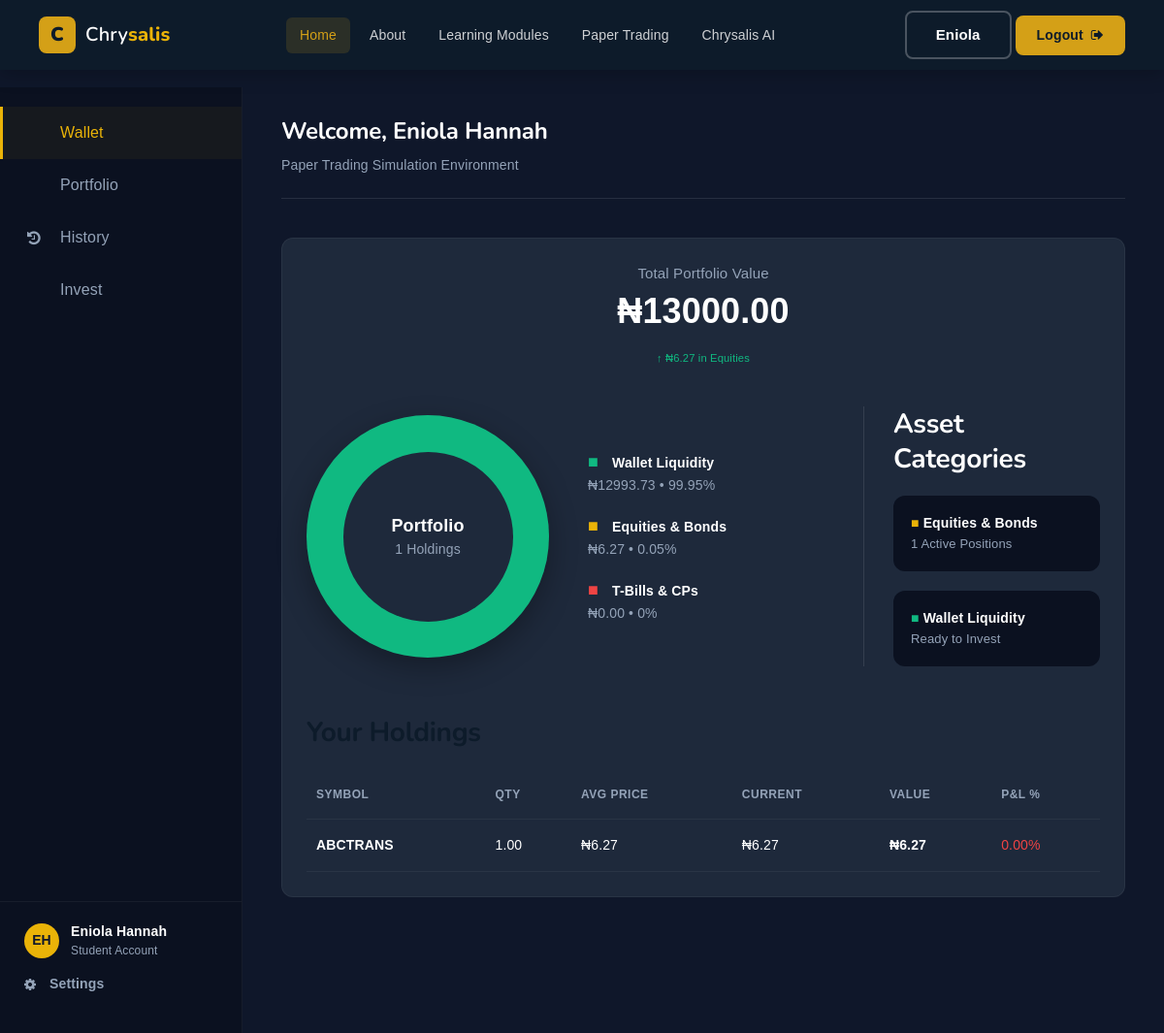
The page /market/portfolio/ (signed in) on the database its author committed.
### users/models.py (models this page shows, shortened)
class CustomUser(AbstractBaseUser, PermissionsMixin):
    id = models.UUIDField(
        primary_key=True,
        default=uuid.uuid4,
        editable=False
    )
    first_name = models.CharField(max_length=100)
    last_name = models.CharField(max_length=100)
    phone_number = models.CharField(max_length=100, default='defalt_value')
    email = models.EmailField(unique=True)
    is_active = models.BooleanField(default=True)
    is_staff = models.BooleanField(default=True)
    is_superuser = models.BooleanField(default=False)
    date_joined = models.DateTimeField(auto_now_add=True) # sets the current time when an object is created
    objects = UserManager()
    USERNAME_FIELD = 'email'
    REQUIRED_FIELDS = ['first_name', 'last_name']
    class Meta:
        verbose_name_plural = 'Users'

### market/models/wallet.py (models this page shows, shortened)
class Wallet(models.Model):
    user = models.OneToOneField(settings.AUTH_USER_MODEL, on_delete=models.CASCADE, related_name='wallet')
    balance = models.DecimalField(max_digits=15, decimal_places=2, default=Decimal('0.00'))
    created_at = models.DateTimeField(auto_now_add=True)
    updated_at = models.DateTimeField(auto_now=True)

class PortfolioHolding(models.Model):
    portfolio = models.ForeignKey(Portfolio, on_delete=models.CASCADE, related_name='holdings')
    symbol = models.CharField(max_length=20)          # e.g., UBA, ACCESSCORP
    quantity = models.DecimalField(max_digits=12, decimal_places=4, default=Decimal('0'))
    average_buy_price = models.DecimalField(max_digits=12, decimal_places=4, default=Decimal('0'))
    created_at = models.DateTimeField(auto_now_add=True)
    updated_at = models.DateTimeField(auto_now=True)
    class Meta:
        unique_together = ('portfolio', 'symbol')

### market/views/portfolio.py (the view)
# urls.py: path('portfolio/', portfolio_view, name='portfolio'),
@login_required
def portfolio_view(request):
    wallet, _ = Wallet.objects.get_or_create(user=request.user)
    portfolio, _ = Portfolio.objects.get_or_create(user=request.user, name="Main Portfolio")
    holdings = PortfolioHolding.objects.filter(portfolio=portfolio)
    from ..services.ngxpulse import NGXStockProvider
    provider = NGXStockProvider()
    live_stocks = provider.get_all_stocks()
    price_map = {s["symbol"]: s["price"] for s in live_stocks}
    total_equities_value = Decimal("0")
    holdings_data = []
    for holding in holdings:
        live_price = Decimal(str(price_map.get(holding.symbol, 0))) or holding.average_buy_price
        invested = holding.quantity * holding.average_buy_price
        current_value = holding.quantity * live_price
        total_equities_value += current_value
        pnl = current_value - invested
        pnl_percent = (pnl / invested * 100) if invested > 0 else Decimal("0")
        holdings_data.append({
            "symbol": holding.symbol,
            "quantity": holding.quantity,
            "avg_buy_price": holding.average_buy_price,
            "current_price": live_price,
            "current_value": current_value,
            "pnl": pnl,
            "pnl_percent": pnl_percent,
        })
    total_portfolio_value = wallet.balance + total_equities_value
    cash_pct = (wallet.balance / total_portfolio_value * 100) if total_portfolio_value > 0 else Decimal("0")
    context = {
        "wallet": wallet,
        "portfolio": portfolio,
        "total_portfolio_value": total_portfolio_value,
        "total_equities_value": total_equities_value,
        "cash_percentage": round(cash_pct, 2),
        "equities_percentage": round(100 - cash_pct, 2),
        "holdings": holdings_data,
        "total_holdings": len(holdings_data),
    }
    return render(request, "market/paperT-portfolio.html", context)

### market/services/ngxpulse.py (called while the page is built)
    def build_headers(self):
        return {
            "X-API-Key": settings.NGX_API_KEY,
            "Accept": "application/json",
            "Content-Type": "application/json",
            "Origin": "https://www.ngxpulse.ng",
            "Referer": "https://www.ngxpulse.ng/",
            "User-Agent": (
                "Mozilla/5.0 (Windows NT 10.0; Win64; x64) "
                "AppleWebKit/537.36 "
                "(KHTML, like Gecko) "
                "Chrome/136.0.0.0 Safari/537.36"
            )
        }

    def get_fallback_cache(self):
        fallback = cache.get(self.CACHE_KEY)
        if fallback:
            print("Using cached NGX fallback data")
            return fallback
        return []

### templates/market/paperT-portfolio.html (shortened to what this page needs)
{% extends "util/base.html" %}
{% load humanize %}
{% block content %}
    <div class="pt-dashboard">
        <aside class="pt-sidebar">
            <div>
                <ul class="pt-sidebar-nav">
                    <li><a href="{% url 'paper-wallet' %}" class="active"> Wallet</a></li>
                    <li><a href="{% url 'portfolio' %}"> Portfolio</a></li>
                    <li><a href="{% url 'history' %}"><i class="fa fa-history"></i> History</a></li>
                    <li><a href="{% url 'stock-list' %}"> Invest</a></li>
                </ul>
            </div>
            <div class="pt-sidebar-bottom">
                <div class="pt-user-profile">
                    <div class="pt-user-avatar">EH</div>
                    <div class="pt-user-info">
                        <span class="pt-user-name">{{user.first_name}} {{user.last_name}}</span>
                        <span class="pt-user-role">Student Account</span>
                    </div>
                </div>
                <a href="#" class="pt-settings-link"><i class="fa fa-cog"></i> Settings</a>
            </div>
        </aside>
        <main class="pt-main">
            <header class="pt-header">
                <h1>Welcome, {{user.first_name}} {{user.last_name}}</h1>
                <p>Paper Trading Simulation Environment</p>
            </header>
            <div class="pt-card">
                <div style="text-align: center; margin-bottom: 40px;">
                    <span style="color: #94A3B8; font-size: 15px;">Total Portfolio Value</span>
                    <div class="pt-value-large">₦{{ total_portfolio_value|floatformat:2 }}</div>
                    <small style="color: #10B981;">
                        ↑ ₦{{ total_equities_value|floatformat:2 }} in Equities
                    </small>
                </div>
                <div style="display: grid; grid-template-columns: 1fr 1fr 1fr; gap: 40px; align-items: center;">
                    <div style="width: 250px; height: 250px; border-radius: 50%;
                                background: conic-gradient(#10B981 {{ cash_percentage }}%, #EAB308 {{ cash_percentage }}% 100%);
                                position: relative; margin: 0 auto; box-shadow: 0 10px 30px rgba(0,0,0,0.3);">
                        <div style="position: absolute; top: 15%; left: 15%; right: 15%; bottom: 15%;
                                    background: #1E293B; border-radius: 50%; display: flex; flex-direction: column;
                                    align-items: center; justify-content: center;">
                            <strong style="font-size: 18px;">Portfolio</strong>
                            <span style="color: #94A3B8; font-size: 14px;">{{ total_holdings }} Holdings</span>
                        </div>
                    </div>
                    <div>
                        <div style="margin-bottom: 18px;">
                            <span style="color: #10B981; margin-right: 10px; font-size: 18px;">■</span>
                            <strong>Wallet Liquidity</strong><br>
                            <span style="color: #94A3B8;">₦{{ wallet.balance|floatformat:2 }} • {{ cash_percentage }}%</span>
                        </div>
                        <div style="margin-bottom: 18px;">
                            <span style="color: #EAB308; margin-right: 10px; font-size: 18px;">■</span>
                            <strong>Equities & Bonds</strong><br>
                            <span style="color: #94A3B8;">₦{{ total_equities_value|floatformat:2 }} • {{ equities_percentage }}%</span>
                        </div>
                        <div>
                            <span style="color: #EF4444; margin-right: 10px; font-size: 18px;">■</span>
                            <strong>T-Bills & CPs</strong><br>
                            <span style="color: #94A3B8;">₦0.00 • 0%</span>
                        </div>
                    </div>
                    <div style="border-left: 1px solid rgba(255,255,255,0.1); padding-left: 30px;">
                        <h3 style="color: #FFFFFF; margin-bottom: 20px;">Asset Categories</h3>
                        <div style="margin-bottom: 20px; padding: 18px; background: #0B1120; border-radius: 12px;">
                            <span style="color: #EAB308;">■</span>
                            <strong>Equities & Bonds</strong><br>
                            <span style="color: #94A3B8; font-size: 13px;">{{ total_holdings }} Active Positions</span>
                        </div>
                        <div style="padding: 18px; background: #0B1120; border-radius: 12px;">
                            <span style="color: #10B981;">■</span>
                            <strong>Wallet Liquidity</strong><br>
                            <span style="color: #94A3B8; font-size: 13px;">Ready to Invest</span>
                        </div>
                    </div>
                </div>
                {% if holdings %}
                <div style="margin-top: 50px;">
                    <h3 style="margin-bottom: 20px;">Your Holdings</h3>
                    <table class="pt-table">
                        <thead>
                            <tr>
                                <th>Symbol</th>
                                <th>Qty</th>
                                <th>Avg Price</th>
                                <th>Current</th>
                                <th>Value</th>
                                <th>P&L %</th>
                            </tr>
                        </thead>
                        <tbody>
                            {% for holding in holdings %}
                            <tr>
                                <td><strong>{{ holding.symbol }}</strong></td>
                                <td>{{ holding.quantity|floatformat:2 }}</td>
                                <td>₦{{ holding.avg_buy_price|floatformat:2 }}</td>
                                <td>₦{{ holding.current_price|floatformat:2|default:"—" }}</td>
                                <td><strong>₦{{ holding.current_value|floatformat:2 }}</strong></td>
                                <td style="color: {% if holding.pnl_percent > 0 %}#10B981{% else %}#EF4444{% endif %};">
                                    {{ holding.pnl_percent|floatformat:2 }}%
                                </td>
                            </tr>
                            {% endfor %}
                        </tbody>
                    </table>
                </div>
                {% endif %}
            </div>
        </main>
    </div>
{% endblock content %}

### templates/util/base.html (shortened to what this page needs)
{% load static %}
<!DOCTYPE html>
<html lang="en">
<head>
    <link rel="stylesheet" href="{% static 'style.css' %}">
    <link rel="stylesheet" href="{% static 'css/custom-override.css' %}">
</head>
<body>
    <header class="ve-header" id="ve-sticky">
        <div class="container-fluid ve-nav-wrap">
            <div class="ve-logo">
                <a href="index.html">
                    <span class="ve-logo-icon">C</span>
                    <span class="ve-logo-text">Chry<strong>salis</strong></span>
                </a>
            </div>
        {% if user.is_authenticated %}
            <nav class="ve-nav">
                <ul>
                    <li><a href="{% url 'index' %}" class="active">Home</a></li>
                    <li><a href="#about">About</a></li>
                    <li><a href="{% url 'learning_home' %}">Learning Modules</a></li>
                    <li><a href="{% url 'paper-wallet' %}">Paper Trading</a></li>
                    <li><a href="{% url 'chat_page' %}">Chrysalis AI</a></li>
                </ul>
            </nav>
        {% endif %}
            <div class="ve-nav-cta">
                {% block header_action %}
                    {% if user.is_authenticated %}
                        <a href="#" class="ve-btn-ghost">{{user.first_name}}</a>
                        <a href="{% url 'logout' %}" class="ve-cta-btn">
                            Logout <i class="fa fa-sign-out"></i>
                        </a>
                    {% else %}
                        <a href="{% url 'login' %}" class="ve-cta-btn">
                            Login / Register <i class="fa fa-arrow-right"></i>
                        </a>
                    {% endif %}
                {% endblock header_action %}
            </div>
        </div>
    </header>
    <main>
    {% block content %}
    {% endblock content %}
    </main>
</body>
</html>

### static/style.css (style rules this page uses)
* { margin: 0; padding: 0; }
body { font-family: "Source Sans 3", sans-serif; font-size: 14px; }
h1, h2, h3, h4, h5, h6 { font-family: "Raleway", sans-serif; color: #000000; line-height: 1.3; font-weight: 700; }
p { color: #838383; font-size: 15px; line-height: 2; font-weight: 400; }
a, a:hover, a:focus { -webkit-transition-duration: 500ms; transition-duration: 500ms; text-decoration: none; outline: 0 solid transparent; color: #000000; font-weight: 700; font-size: 16px; }
ul, ol { margin: 0; }
ul li, ol li { list-style: none; }
body { font-family: 'Segoe UI', 'Helvetica Neue', Arial, sans-serif; letter-spacing: 0.01em; }
h1, h2, h3, h4, h5, h6 { font-weight: 700; letter-spacing: -0.01em; }

### static/css/classy-nav.css (style rules this page uses)
* { margin: 0; padding: 0; }
body { font-family: "Roboto", sans-serif; }
ul, ol { margin: 0; }
ul li, ol li { list-style: none; }

### rows shown on the page
CustomUser: first_name "Eniola", last_name "Hannah"
Wallet: balance "12993.73"
PortfolioHolding: symbol "ABCTRANS", quantity "1.00", avg_buy_price "6.27", current_price "6.27"

### other values the page prints
{{ total_portfolio_value|floatformat:2 }} "13000.00"
{{ total_equities_value|floatformat:2 }} "6.27"
{{ total_holdings }} "1"
{{ cash_percentage }} "99.95"
{{ equities_percentage }} "0.05"
{{ holding.current_value|floatformat:2 }} "6.27"
{{ holding.pnl_percent|floatformat:2 }} "0.00"
